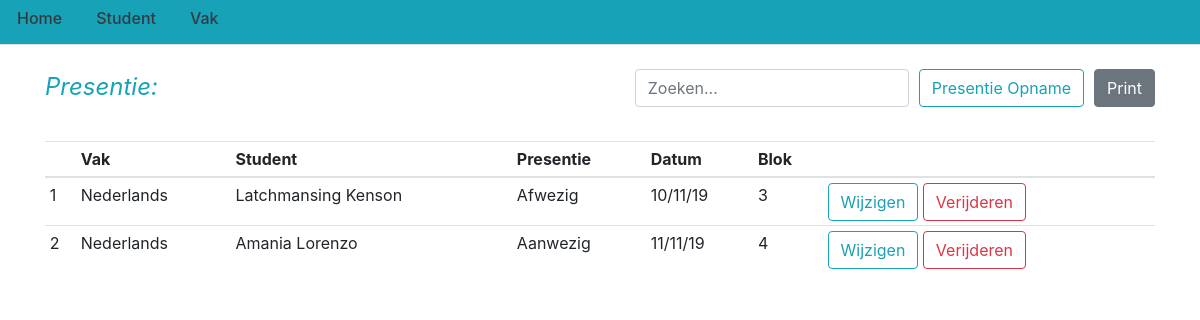
Page /home on the earlier database version.
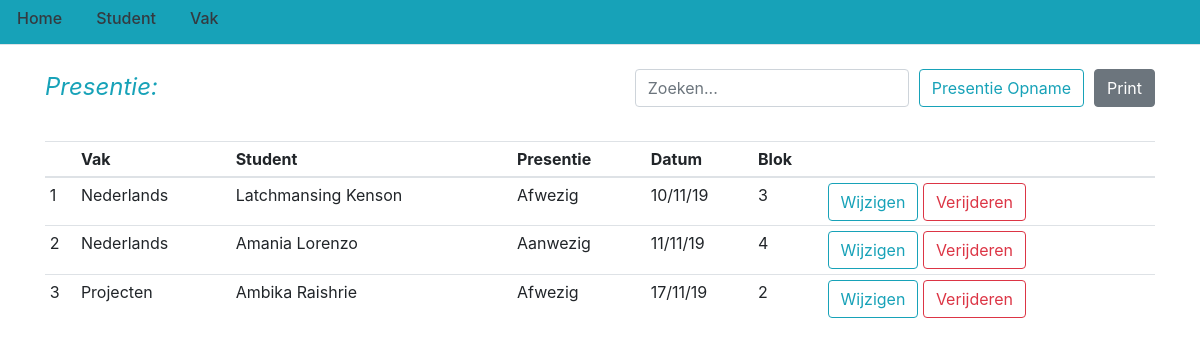
Same page on the later database version.
### flasklog/models.py (models this page shows, shortened)
class Presentie(db.Model):
    pres_id = db.Column(db.Integer(), primary_key=True)
    vak_id = db.Column(db.Integer(), db.ForeignKey('vak.vak_id'), nullable=False)
    student_id = db.Column(db.Integer(), db.ForeignKey('student.student_id'), nullable=False)
    presentie = db.Column(db.String(30), nullable=False)
    blok = db.Column(db.String(30), nullable=False)
    datum = db.Column(db.DateTime, nullable=False, default=datetime.now)

class Vak(db.Model):
    vak_id = db.Column(db.Integer(), primary_key=True)
    vakcode = db.Column(db.String(225), unique=True, nullable=False)
    vaknaam = db.Column(db.String(225), unique=True, nullable=False)
    presentie = db.relationship('Presentie', backref='vak', lazy=True)

class Student(db.Model):
    student_id = db.Column(db.Integer(), primary_key=True)
    naam = db.Column(db.String(225), nullable=False)
    voornaam = db.Column(db.String(225), nullable=False)
    studentnummer = db.Column(db.String(225), unique=True, nullable=False)
    richting = db.Column(db.String(225), nullable=False)
    cohort = db.Column(db.Integer(), nullable=False)
    leerjaar = db.Column(db.String(30), nullable=False)
    presentie = db.relationship('Presentie', backref='student', lazy=True)

### flasklog/routes.py (the view)
@app.route('/')
@app.route('/home')
def home():
    pres = Presentie.query.all()
    return render_template('home.html', title='Home', posts=pres)

### flasklog/templates/home.html (shortened to what this page needs)
{% extends "layout.html" %}
{% block content %}
<br>
<div>
    <div class="float-right">
        <button type="button" class="btn btn-secondary" onClick="window.print()" title="Printen"
            style='color: #fff;'>Print</button>
    </div>
    <div class="float-right" style="margin-right:10px;">
        <a href="{{ url_for('presentie') }}">
            <button type="button" class="btn btn-outline-info">Presentie Opname</button>
        </a>
    </div>
    <div class="float-right" style="margin-right:10px;">
        <input type="search" class="form-control" id="search" placeholder="Zoeken..." onkeyup="searchFunctionRep()">
    </div>
    <div class="float-left">
        <p class="text-info print" style="font-style: italic; font-size: x-large;">Presentie:</p>
    </div>
</div>
<br>
<br>
<br>
<div style="height: 20em; overflow: auto;">
    <table id="tbl_student" class="table table-sm">
        <thead class="print">
            <tr>
                <th scope="col"></th>
                <th scope="col">Vak</th>
                <th scope="col">Student</th>
                <th scope="col">Presentie</th>
                <th scope="col">Datum</th>
                <th scope="col">Blok</th>
                <th scope="col"></th>
            </tr>
        </thead>
        <tbody>
            {% for pres in posts %}
            <tr>
                <td class="print">{{ pres.pres_id }}</td>
                <td class="print">{{ pres.vak.vaknaam }}</td>
                <td class="print">{{ pres.student.naam }} {{ pres.student.voornaam }}</td>
                <td class="print">{{ pres.presentie }}</td>
                <td class="print">{{ pres.datum.strftime('%d/%m/%y') }}</td>
                <td class="print">{{ pres.blok }}</td>
                <td>
                    <a href="{{ url_for('pres', id=pres.pres_id) }}">
                        <button type="button" class="btn btn-outline-info">Wijzigen</button>
                    </a>
                    <a href="{{ url_for('verwijder_pres', id=pres.pres_id) }}">
                        <button type="button" class="btn btn-outline-danger">Verijderen</button>
                    </a>
                </td>
            </tr>
            {% endfor %}
        </tbody>
    </table>
</div>
{% endblock content %}

### flasklog/templates/layout.html (shortened to what this page needs)
<!DOCTYPE html>
<html>
<head>
    <link rel="stylesheet" href="https://stackpath.bootstrapcdn.com/bootstrap/4.3.1/css/bootstrap.min.css"
>
</head>
<body>
    <header>
        <div class="nav_bar, bg-info text-white">
            <ul class="nav nav-tabs">
                <li class="nav-item">
                    <a class="nav-link" href="{{ url_for('home') }}">
                        <h6 class="text-dark">Home</h6>
                    </a>
                </li>
                <li class="nav-item">
                    <a class="nav-link" href="{{ url_for('studenten') }}">
                        <h6 class="text-dark">Student</h6>
                    </a>
                </li>
                <li class="nav-item">
                    <a class="nav-link" href="{{ url_for('vakken') }}">
                        <h6 class="text-dark">Vak</h6>
                    </a>
                </li>
            </ul>
        </div>
    </header>
    <div class="container">
        {% block content %}
        {% endblock %}
    </div>
</body>
</html>

### flasklog/templates/layout.html (style rules this page uses)
body { visibility: hidden; }
.print { visibility: visible; }

Differences in the rows shown:
added Presentie: pres_id "3", vak.vaknaam "Projecten", student.naam "Ambika", student.voornaam "Raishrie", presentie "Afwezig", datum "17/11/19", blok "2"
